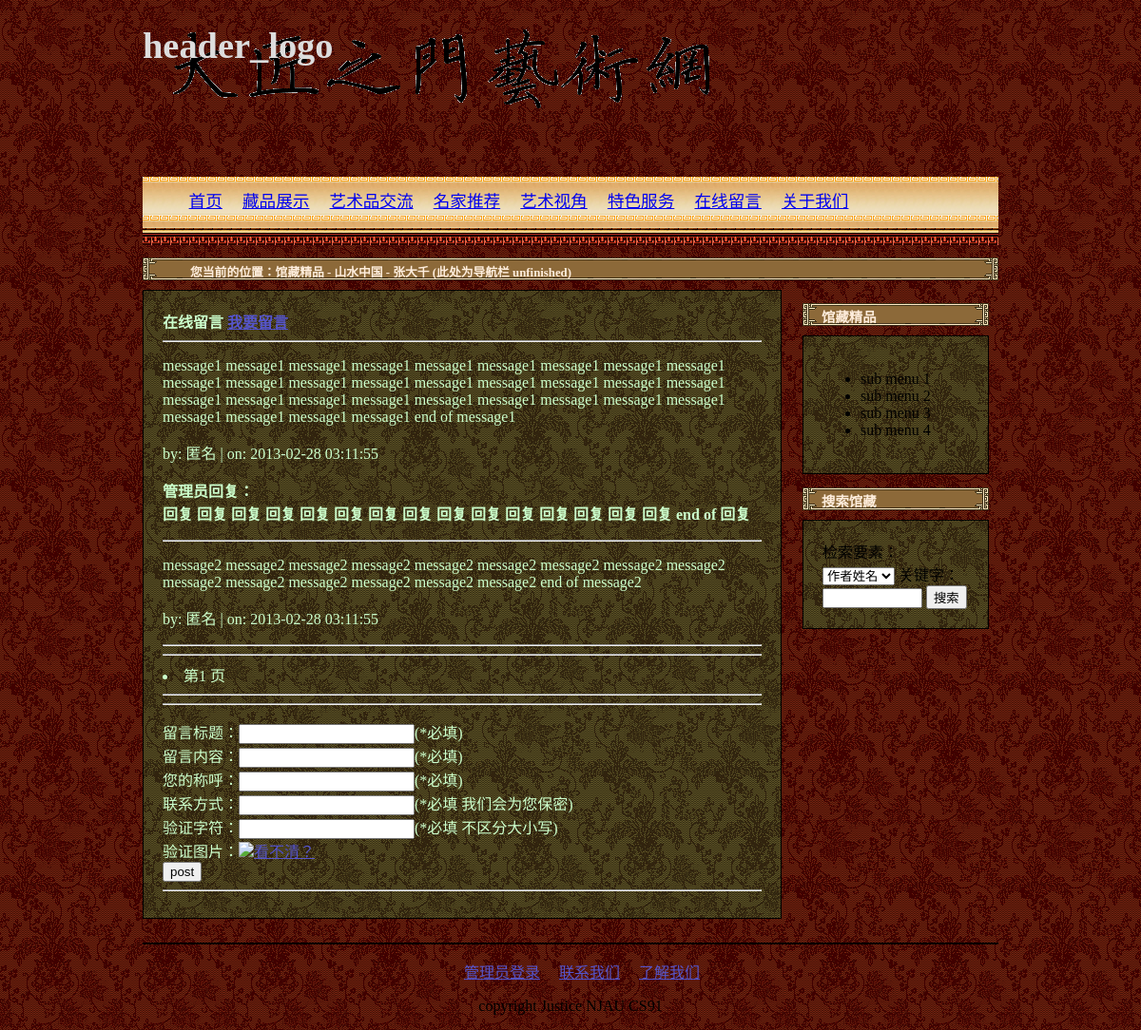
/message.php, run on the app's committed database.
### tables this page shows
CREATE TABLE `Messages` (
	message_id SERIAL PRIMARY KEY,
	message_head VARCHAR(60),		 
	content VARCHAR(300) NOT NULL,		 
	pub_time DATETIME NOT NULL,		 
	pub_name VARCHAR(30) NOT NULL,		 
	pub_email_or_tel VARCHAR(255) NOT NULL,	 
	son_id BIGINT UNSIGNED DEFAULT 0,	 
	parent_id BIGINT UNSIGNED DEFAULT NULL,	 
	is_checked BOOLEAN DEFAULT 0,		 
	checked_by BIGINT UNSIGNED DEFAULT NULL	 
);

### config.php (called while the page is built, shortened)
<?php
$cfg_ms_per_page = 6;
?>

### message.php (the view, shortened to what this page needs)
<?php
require('config.php');
require($cfg_webRoot.$cfg_lib.'page.php');
$dbh = new PDO($dbcfg_dsn, $dbcfg_dbuser, $dbcfg_dbpwd);
$sql_msg_count = 'select count(1) as count from Messages where is_checked = 1 AND parent_id IS NULL';
$sth_msg_count = $dbh->prepare($sql_msg_count);
$msg_count_res = $sth_msg_count->fetch(PDO::FETCH_ASSOC);
$msg_count = $msg_count_res['count'];
$per_page = $cfg_ms_per_page;
$total_page = ceil($msg_count/$per_page);
if( isset($_GET['page']) && $_GET['page'] >= 1 && $_GET['page'] <= $total_page ) {
	$page = intval($_GET['page']);
} else { $page = 1; }
$start = ($page-1)*$per_page;
$sql_select_message = 'select * from Messages where is_checked = 1 AND parent_id IS NULL order by pub_time desc limit :start, :per_page';
$sth_select_message = $dbh->prepare($sql_select_message);
$sth_select_message->bindParam(':start', $start, PDO::PARAM_INT);
$sth_select_message->bindParam(':per_page', $per_page, PDO::PARAM_INT);
lib_pdo_if_fail( $sth_select_message->execute(), $sth_select_message,  __FILE__, __LINE__, CFG_DEBUG, 'error', FALSE );
if ( 0 == $sth_select_message->rowCount() ) {
	$messages = 'no content';
} else {
	$messages = $sth_select_message->fetchAll(PDO::FETCH_ASSOC);
	$son_ids = '';
	foreach( $messages as $msg ) {
		$son_ids .= $msg['son_id'].', ';
	}
	$son_ids .= '0';
	$sql_select_reply = "select * from Messages where message_id in ( $son_ids )";
	$sth_select_reply = $dbh->prepare($sql_select_reply);
	lib_pdo_if_fail( $sth_select_reply->execute(), $sth_select_reply, __FILE__, __LINE__, CFG_DEBUG, 'error', FALSE );
	if( 0 < $sth_select_reply->rowCount() ) {
		$replys = $sth_select_reply->fetchAll(PDO::FETCH_ASSOC);
		$sorted_replys = array();
		foreach( $replys as $reply ) {
			$sorted_reply = $reply;
			$sorted_replys[$reply['message_id']] = $sorted_reply;
		}
	}
}
?>
<?php require('include/dochead.php'); ?>
<body>
<div id="header">
<?php require('include/header.php'); ?>
</div>
<div id="body">
	<div id="main_content" class="content_block" >
		<h4 id="main_content_head">在线留言  <a href="#add_message">我要留言</a></h4>
		<hr />
		<div id="messages">
<?php
foreach( $messages as $msg ) {
	echo "\t\t<p>{$msg['content']}\n";
	echo "<p>by: {$msg['pub_name']} | on: {$msg['pub_time']}</p>";
	if( array_key_exists($msg['son_id'], $sorted_replys) ) {
		echo "<p color=\"red\"><strong>管理员回复：<br />{$sorted_replys[$msg['son_id']]['content']}</strong></p>";
	}
	echo '<hr />';
}
echo '<hr class="clear_line">'."\n";
?>
		</div>
		<div id="add_message">
		<hr />
		<hr />
		<form action="./action/add_message.php" method="post" >
			<label for="input_head">留言标题：<input type="text" name="message_head" id="input_head" /></label><span class="input_hint">(*必填)</span><br />
			<label for="input_content">留言内容：<input type="text" name="message_content" id="input_content" /></label><span class="input_hint">(*必填)</span><br />
			<label for="input_author">您的称呼：<input type="text" name="message_author" id="input_author" /></label><span class="input_hint">(*必填)</span><br />
			<label for="input_contact">联系方式：<input type="text" name="message_contact" id="input_contact" /></label><span class="input_hint">(*必填 我们会为您保密)</span><br />
			<label for="input_code">验证字符：<input type="text" name="veri_code" id="input_code" /></label><span class="input_hint">(*必填  不区分大小写)</span><br />
			验证图片：<a href="./message.php?rand=<?php echo rand(); ?>#add_message"><img src="lib/verify_code.php" />看不清？</a><br />
			<input type="submit" name="submit" value="post" />
		</form>
		</div>
		<hr class="clear_line"/>
	</div>
	<div id="sub_main_content" >
<?php require('./include/sub_main_content.php'); ?>
	</div>
</div>
<div id="footer">
<?php require('./include/footer.php'); ?>
</div>
</body>
</html>

### styles/main.css (style rules this page uses)
html { background: url(../pic/css/html_bg.gif) ; background-color: #223; }
body { width: 900; margin-left: auto; margin-right: auto; }
div#header { width: 900px; margin-left: auto; margin-right: auto; background: url(../pic/css/djzmlogo.png) no-repeat; }
div#body { width: 900px; margin-left: auto; margin-right: auto; position: relative; }
div#main_content { width: 70%; position: relative; float: left; background: url(../pic/css/body_bg.gif); margin-bottom: 25px; color: #cfc; }
div#main_content a { color: #55c; }
div#sub_main_content { width: 24%; position: relative; float: right; padding: 0; }
div#footer { width: 900px; margin-left: auto; margin-right: auto; }
.clear_line { clear: both; }
div.content_block { margin: 0; padding: 20px; background: url(../pic/css/body_bg.gif); border: 1px solid black; }
#main_content_head { margin: 0; }

### data on the page
messages: content "message1 message1 message1 message1 message1 message1 message1 message1 message1 message1 message1 message1 message1 message1 message1 message1 message1 message1 message1 message1 message1 message1 message1 message1 message1 message1 message1 message1 message1 message1 message1 end of message1", pub_name "匿名", pub_time "2013-02-28 03:11:55", content "回复 回复 回复 回复 回复 回复 回复 回复 回复 回复 回复 回复 回复 回复 回复 end of 回复"
messages: content "message2 message2 message2 message2 message2 message2 message2 message2 message2 message2 message2 message2 message2 message2 message2 end of message2", pub_name "匿名", pub_time "2013-02-28 03:11:55"
